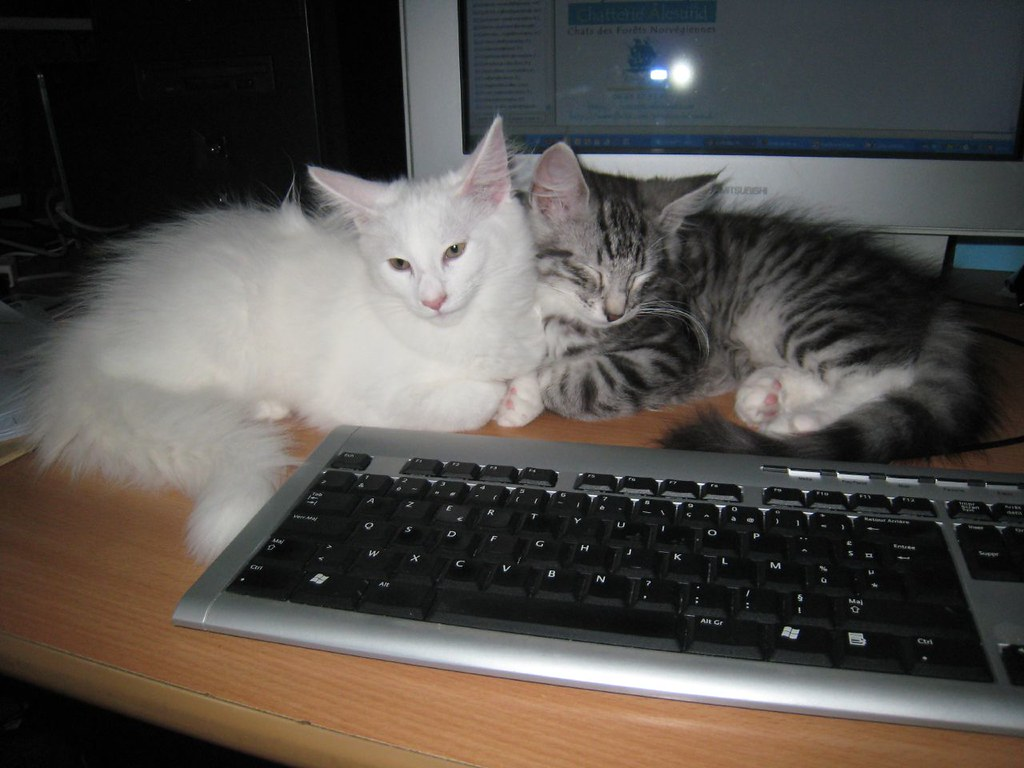
#> input picture TP1/pythonProject/image_1.jpg, 1024 x 768 px
$ python Seuillage.py
#> lines starting #> are read from the running program, lines starting #| are printed output that depends on the picture; after the words box and inside, x2 and y2 are one past the last pixel; in counts of white or black regions, pixels touching at a corner belong together
### TP1/pythonProject/fonction.py
import cv2
import numpy as np

#Créer une méthode ‘display_image’
def display_image(img, name='Image'):
    if img is not None:
        cv2.imshow(name, img)
        cv2.waitKey(0)
        cv2.destroyAllWindows()
    else:
        print("Error image")

# [12 lines left out: function image_euclidean_distance, not called in this run]

### TP1/pythonProject/Seuillage.py
import cv2
from fonction import display_image

img = cv2.imread('image_1.jpg')
#> img is the input picture: shape (768, 1024, 3); mean B, G, R 74.7, 79, 83.5

# # # #
# Seuillage manuel
img_gray = cv2.cvtColor(img, cv2.COLOR_BGR2GRAY)
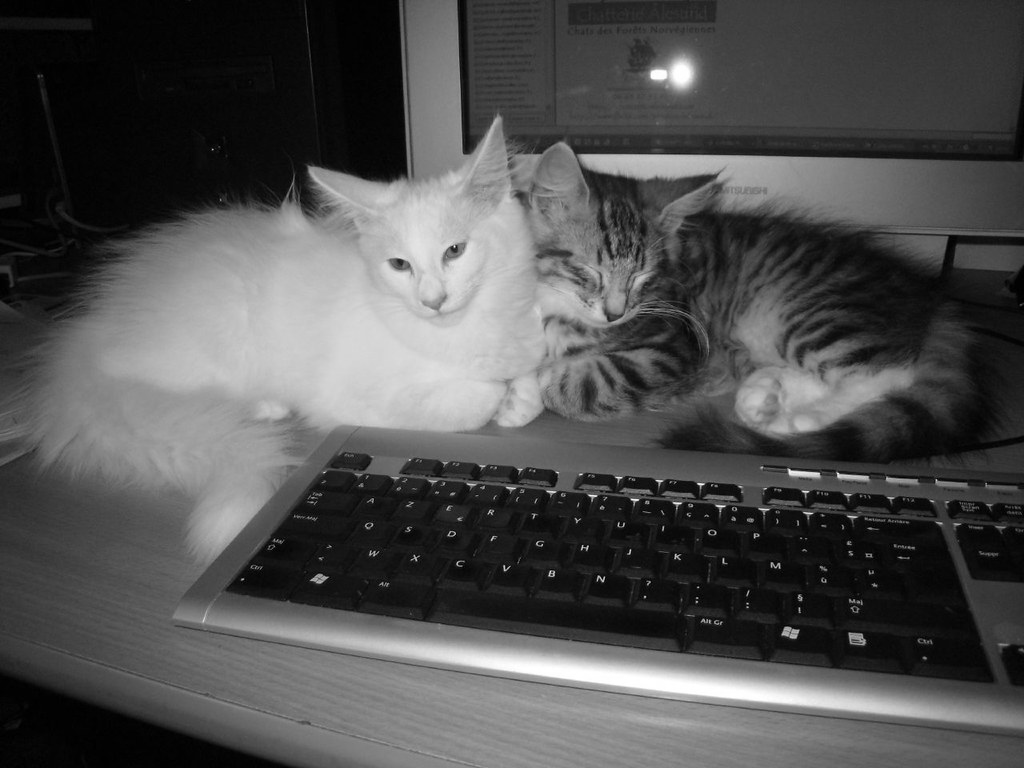
#> img_gray: shape (768, 1024); min 0, max 255, mean 79.8

# Définition des seuils minimum et maximum pour le seuillage manuel
seuil_min = 100
seuil_max = 255

# Application du seuillage binaire manuel
_, img_seuillage = cv2.threshold(img_gray, seuil_min, seuil_max, cv2.THRESH_BINARY)
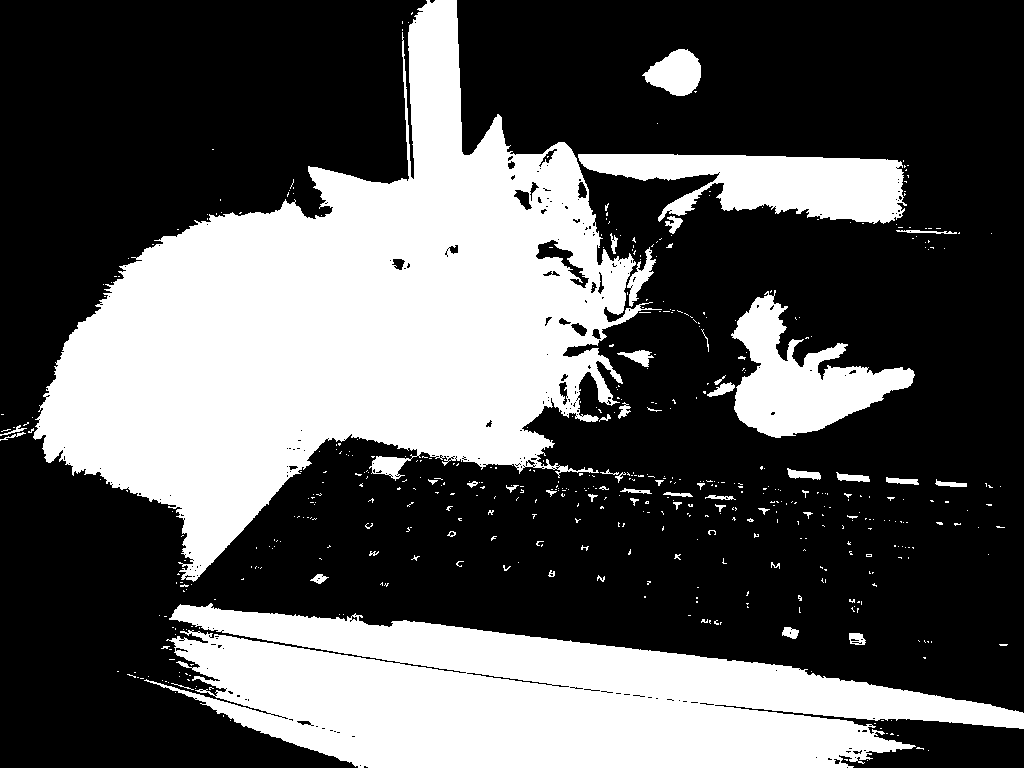
#> img_seuillage: shape (768, 1024); 34.9% white; 526 white regions (470 under 20 px), largest, box (x1, y1, x2, y2) and area: (33, 0, 662, 582) 155788, (144, 603, 1024, 768) 85187, (578, 154, 907, 224) 14077

display_image(img_seuillage, name='Seuillage manuel') # Affichage
cv2.imwrite('screen/seuillage_manuel.jpg', img_seuillage) # Sauvegarde

# # # #
# OTSU
# Conversion de l'image en espace de couleur HSV
hsv_img = cv2.cvtColor(img, cv2.COLOR_BGR2HSV)
#> hsv_img: shape (768, 1024, 3); mean H, S, V 50.1, 40.6, 86.9

# Division de l'image HSV en trois canaux
channels = cv2.split(hsv_img)

# Liste pour stocker les résultats de chaque canal
thresholds = []

# Boucle pour appliquer le seuillage d'Otsu à chaque canal
for i, channel in enumerate(channels):
    _, otsu_channel = cv2.threshold(channel, 0, 255, cv2.THRESH_BINARY + cv2.THRESH_OTSU)
    thresholds.append(otsu_channel)
#> this loop made 3 passes
#> pass 3, `_, otsu_channel = cv2.threshold(channel, 0, 255, cv2.THRESH_BINARY + c..`:
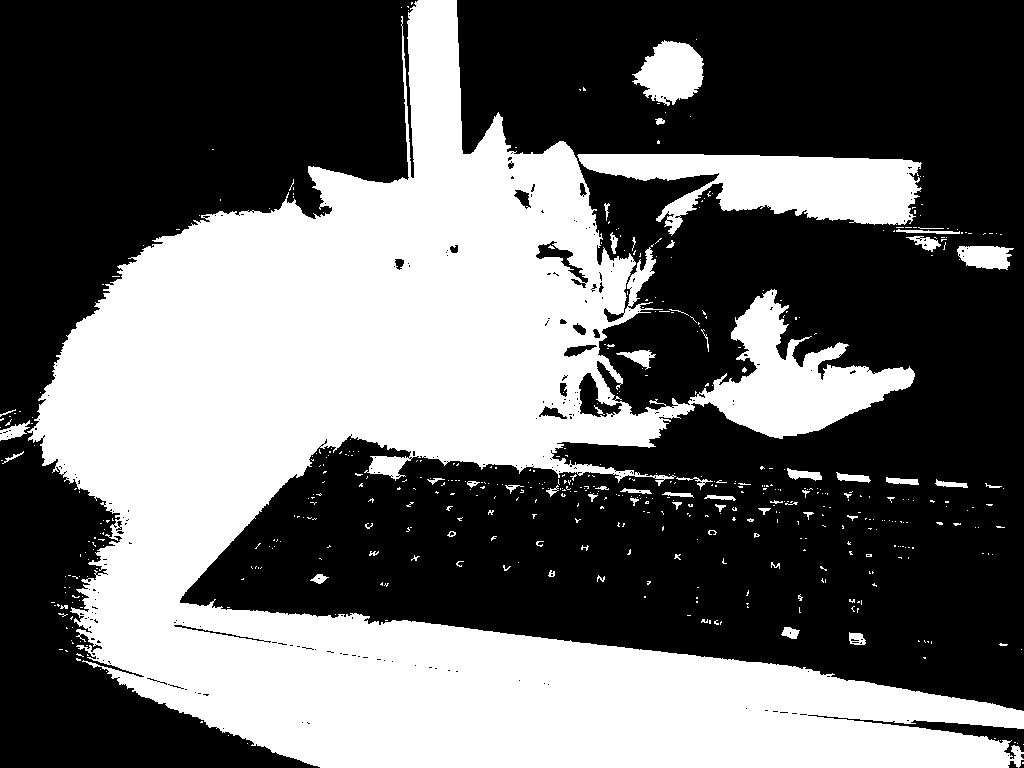
#> otsu_channel: shape (768, 1024); 40.3% white; 536 white regions (476 under 20 px), largest, box (x1, y1, x2, y2) and area: (27, 0, 1024, 768) 290916, (577, 154, 922, 236) 15552, (632, 40, 704, 106) 3091
#> after the loop, thresholds = 3 items

# Combinaison des résultats de seuillage Otsu des trois canaux
combined_otsu = cv2.bitwise_or(thresholds[0], thresholds[1])
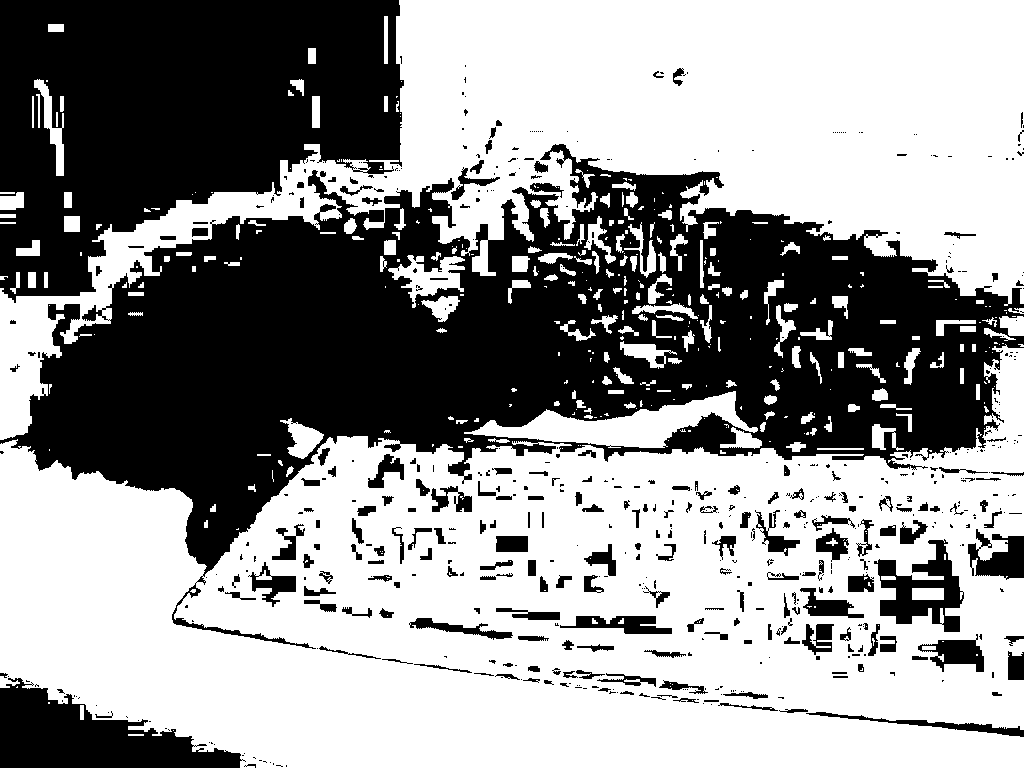
#> combined_otsu: shape (768, 1024); 58.5% white; 575 black regions (359 under 20 px), largest, box (x1, y1, x2, y2) and area: (0, 144, 1024, 649) 200543, (0, 0, 404, 303) 82327, (0, 678, 246, 768) 11618
combined_otsu = cv2.bitwise_or(combined_otsu, thresholds[2])
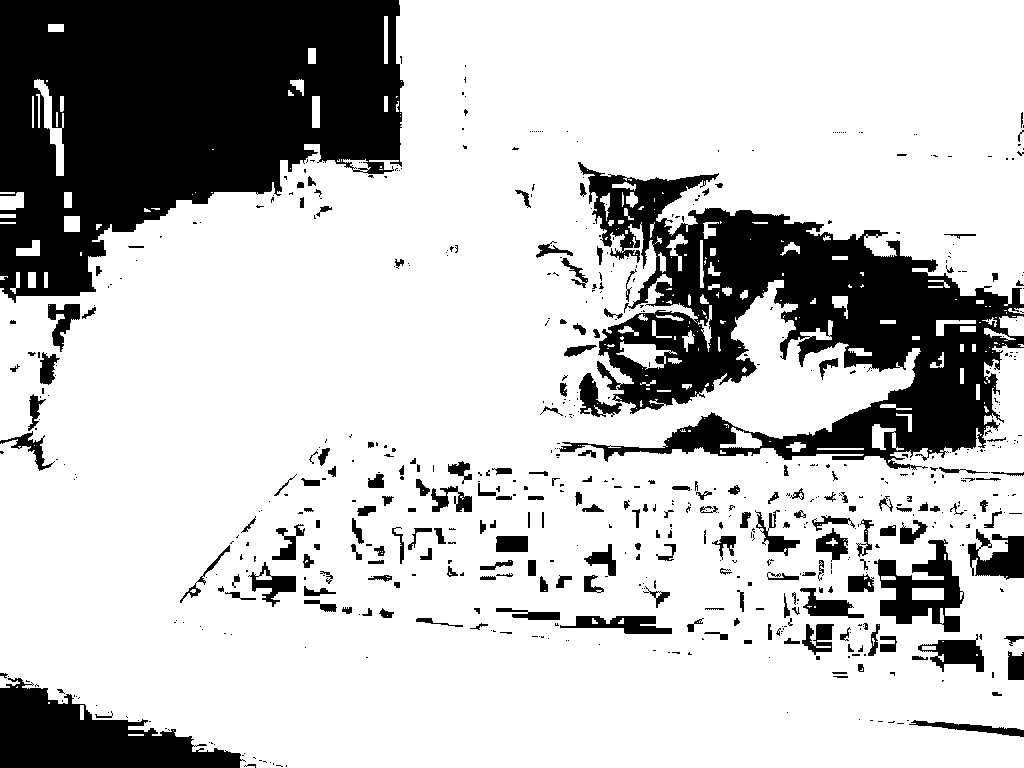
#> combined_otsu: shape (768, 1024); 76.4% white; 643 black regions (444 under 20 px), largest, box (x1, y1, x2, y2) and area: (0, 0, 404, 303) 82323, (559, 162, 1024, 470) 59733, (0, 678, 246, 768) 11618
cv2.imwrite('screen/threshold_otsu_combined.jpg', combined_otsu) # Sauvegarde
threshold_otsu_combined = cv2.imread('screen/threshold_otsu_combined.jpg') # Chargement
#> threshold_otsu_combined: shape (768, 1024, 3); min 0, max 255, mean 194.8
display_image(threshold_otsu_combined, name='Otsu') # Affichage
